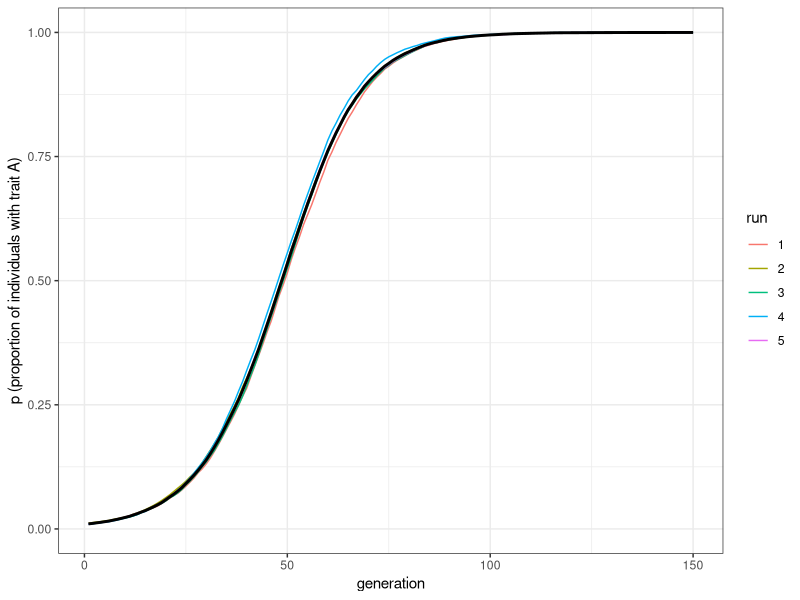
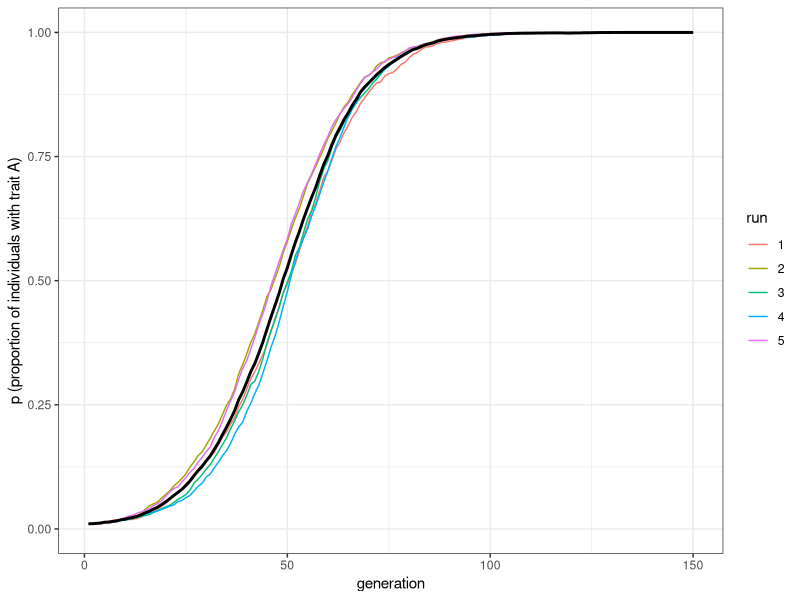
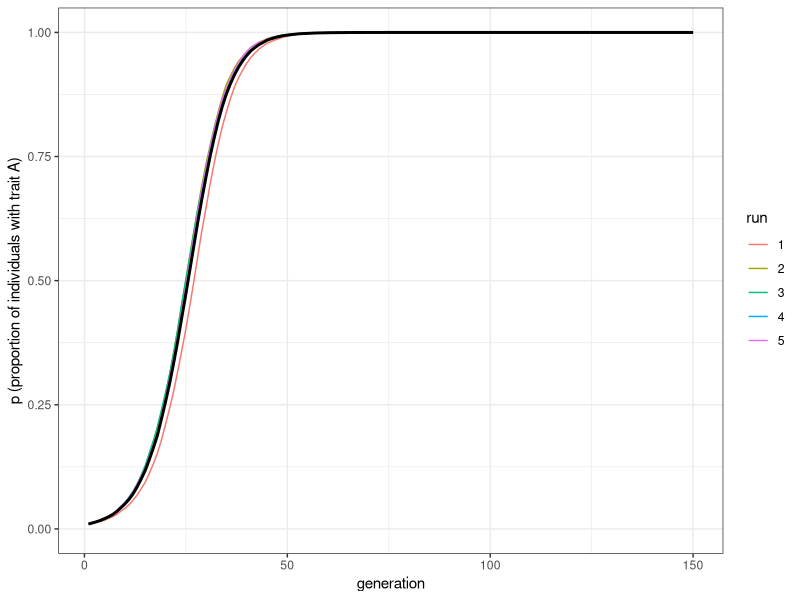

Source code (R) for these figures, in order:
## ---- chunk 1
library(tidyverse)

biased_transmission_direct <- function (N, s_a, s_b, p_0, t_max, r_max) {
  
  output <- tibble(generation = rep(1:t_max, r_max), 
                   p = as.numeric(rep(NA, t_max * r_max)), 
                   run = as.factor(rep(1:r_max, each = t_max)))
  
  for (r in 1:r_max) {
    # Create first generation
    population <- tibble(trait = sample(c("A", "B"), N, 
                                        replace = TRUE, prob = c(p_0, 1 - p_0))) 
    
    # Add first generation's p for run r
    output[output$generation == 1 & output$run == r, ]$p <- 
      sum(population$trait == "A") / N 

    for (t in 2:t_max) {
      # Copy individuals to previous_population tibble
      previous_population <- population 
      
      # For each individual, pick a random individual from the previous generation
      demonstrator_trait <- 
        tibble(trait = sample(previous_population$trait, N, replace = TRUE)) 
      
      # Biased probabilities to copy:
      copy_a <- sample(c(TRUE, FALSE), N, prob = c(s_a, 1 - s_a), replace = TRUE) 
      copy_b <- sample(c(TRUE, FALSE), N, prob = c(s_b, 1 - s_b), replace = TRUE) 
      
      # If the demonstrator has trait A and the individual wants to copy A, then copy A
      if (nrow(population[copy_a & demonstrator_trait$trait == "A", ]) > 0) {
        population[copy_a & demonstrator_trait$trait == "A", ]$trait <- "A" 
      }  
      
      # If the demonstrator has trait B and the individual wants to copy B, then copy B
      if (nrow(population[copy_b & demonstrator_trait$trait == "B", ]) > 0) {
        population[copy_b & demonstrator_trait$trait == "B", ]$trait <- "B" 
      }  
      # Get p and put it into output slot for this generation t and run r
      output[output$generation == t & output$run == r, ]$p <- 
        sum(population$trait == "A") / N 
    }
  }
  # Export data from function
  output 
}
## ---- chunk 2
plot_multiple_runs <- function(data_model) {
  ggplot(data = data_model, aes(y = p, x = generation)) +
    geom_line(aes(colour = run)) +
    stat_summary(fun = mean, geom = "line", size = 1) +
    ylim(c(0, 1)) +
    theme_bw() +
    labs(y = "p (proportion of individuals with trait A)")
}
## ---- chunk 3
data_model <- biased_transmission_direct(N = 10000, s_a = 0.1, s_b = 0 , 
                                         p_0 = 0.01, t_max = 150, r_max = 5)
plot_multiple_runs(data_model)
## ---- chunk 4
data_model <- biased_transmission_direct(N = 10000, s_a = 0.6, s_b = 0.5 , 
                                         p_0 = 0.01, t_max = 150, r_max = 5)
plot_multiple_runs(data_model)
## ---- chunk 5
data_model <- biased_transmission_direct(N = 10000, s_a = 0.2, s_b = 0 , 
                                         p_0 = 0.01, t_max = 150, r_max = 5)
plot_multiple_runs(data_model)
